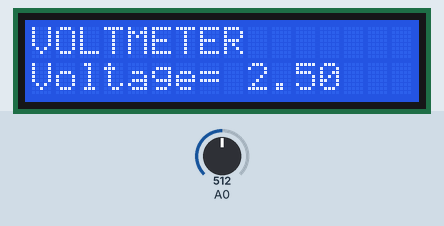
Simulated run of this sketch. Board: Arduino Uno, built with avr-gcc and run on an emulated ATmega328P. Shown: 16×2 character LCD. The inputs (shaded band) are chosen by the test bench; at power-on: A0 = 512. What the sketch prints to the serial monitor is not drawn.

Above: at 1.2 s.
1.3 s: A0 set to 716
At 2.7 s:
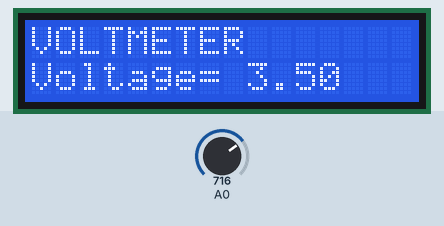
3.0 s: A0 set to 900
At 4.2 s:
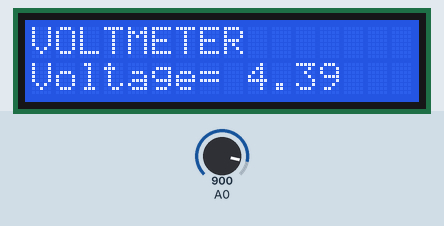
4.5 s: A0 set to 1023
At 6.0 s:
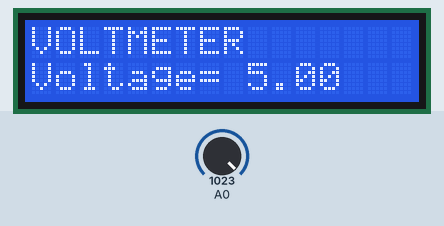
Timing chart, 0 to 7.5 s (numbered marks = the images above; inputs shaded):
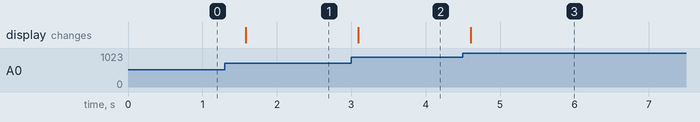

Measured:
- after the input at 1.3 s, the display: changes after 0.28 s (image 1)
- after the input at 3.0 s, the display: changes after 0.09 s (image 2)
- after the input at 4.5 s, the display: changes after 0.11 s (image 3)

The sketch:

Voltmeter_Design_For_Fun.ino
```cpp
#include <LiquidCrystal.h>

LiquidCrystal lcd(9, 10, 3, 4, 5, 6);

float input_voltage = 0.0;
float temp=0.0;


void setup()
{
   Serial.begin(9600);
   lcd.begin(16, 2);
   lcd.print("VOLTMETER");
}
void loop()
{

   int analog_value = analogRead(A0);
   input_voltage = (analog_value * 5.0) / 1024.0;


   if (input_voltage < 0.1)
   {
     input_voltage=0.0;
   }
    Serial.print("v= ");
    Serial.println(input_voltage);
    lcd.setCursor(0, 1);
    lcd.print("Voltage= ");
    lcd.print(input_voltage);
    delay(300);
}
```
